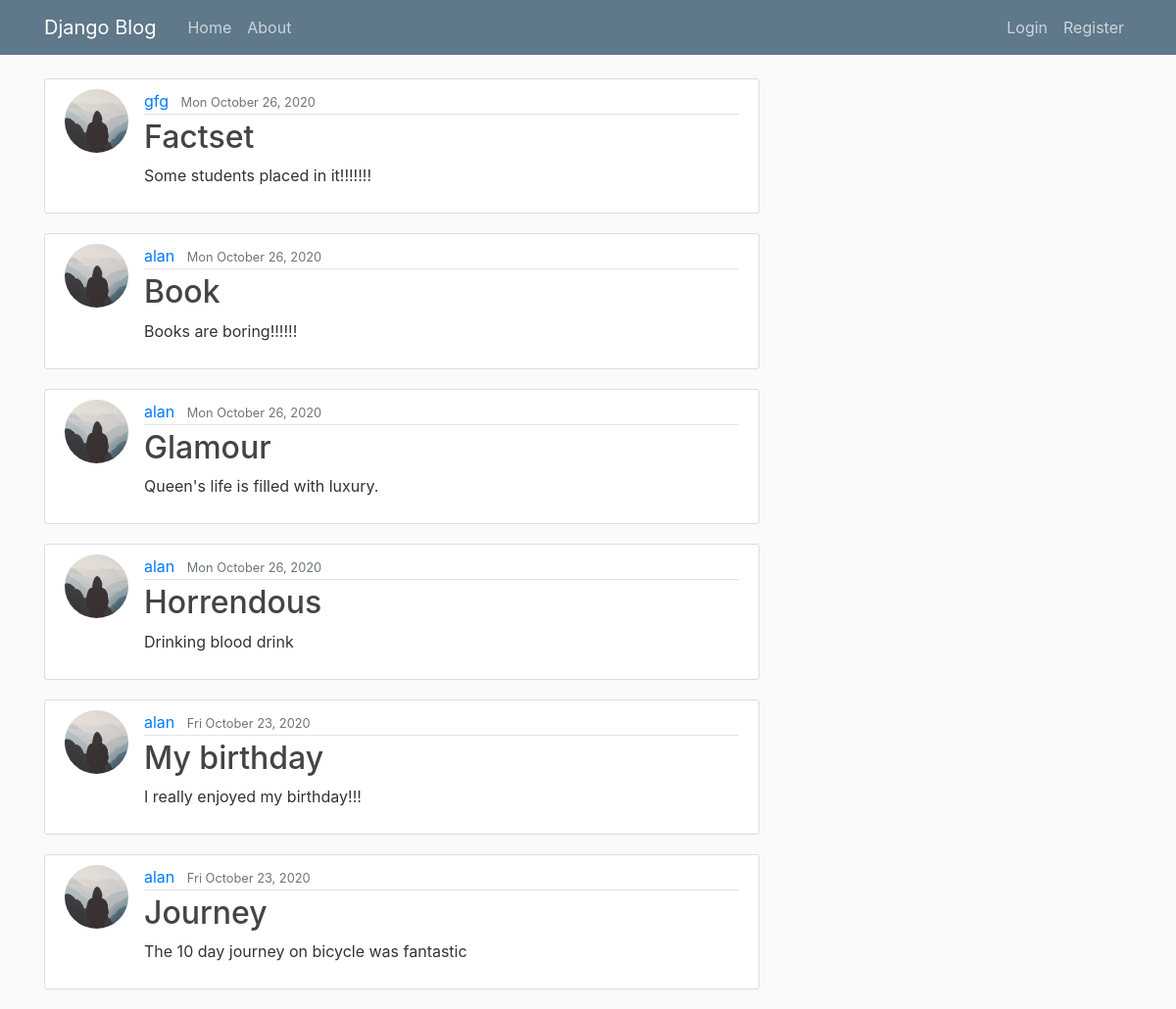
Screenshot of /blog/ with the database file from the repository.
### blog/models.py (models this page shows, shortened)
class Post(models.Model):
	title = models.CharField(max_length = 100)
	content = models.TextField()
	date_posted = models.DateTimeField(default = timezone.now)
	author = models.ForeignKey(User,on_delete = models.CASCADE)

### users/models.py (models this page shows, shortened)
class Profile(models.Model):
	user = models.OneToOneField(User, on_delete = models.CASCADE)
	image = models.ImageField(default = 'default.jpg',upload_to = 'profile_pics')

### blog/views.py (the view)
# urls.py: path('',PostListView.as_view(), name = 'blog-home'),
class PostListView(ListView):
    model = Post
    template_name = 'blog/home.html'
    context_object_name = 'post_list'
    ordering = ['-date_posted']

### blog/templates/blog/home.html
	{% extends "blog/base.html" %}
{% block content %}
	{% for ps in post_list %}
<article class="media content-section">
  <img class = "rounded-circle article-img" src = "{{ ps.author.profile.image.url }}">
  <div class="media-body">
    <div class="article-metadata">
      <a class="mr-2" href="#">{{ ps.author }}</a>
      <small class="text-muted">{{ ps.date_posted | date:"D F d, Y" }}</small>
    </div>
    <h2><a class="article-title" href="{% url 'post-detail' ps.id %}">{{ ps.title }}</a></h2>
    <p class="article-content">{{ ps.content }}</p>
  </div>
</article>
	{% endfor %}
{% endblock content %}

### blog/templates/blog/base.html (shortened to what this page needs)
{% load static %}
<!DOCTYPE html>
<html>
<head>
    <link rel="stylesheet" href="https://maxcdn.bootstrapcdn.com/bootstrap/4.0.0/css/bootstrap.min.css">
    <link rel = "stylesheet" type = "text/css" href = "{%static 'blog/main.css' %}">
</head>
<body>
<header class="site-header">
  <nav class="navbar navbar-expand-md navbar-dark bg-steel fixed-top">
    <div class="container">
      <a class="navbar-brand mr-4" href="{% url 'blog-home' %}">Django Blog</a>
      <div class="collapse navbar-collapse" id="navbarToggle">
        <div class="navbar-nav mr-auto">
          <a class="nav-item nav-link" href="{% url 'blog-home' %}">Home</a>
          <a class="nav-item nav-link" href="{% url 'blog-about' %}">About</a>
        </div>
        <div class="navbar-nav">
          {% if user.is_authenticated %}
           <a class = "nav-item nav-link" href = "{% url 'post-create' %}"> New Post </a>
          <a class = "nav-item nav-link" href = "{% url 'profile' %}"> Profile </a>
          <a class = "nav-item nav-link" href = "{% url 'logout' %}"> Logout </a>
          {% else %}
          <a class="nav-item nav-link" href="{% url 'login' %}">Login</a>
          <a class="nav-item nav-link" href="{% url 'register' %}">Register</a>
          {% endif %}
        </div>
      </div>
    </div>
  </nav>
</header>
<main role="main" class="container">
  <div class="row">
    <div class="col-md-8">
      {% block content %}{% endblock %}
    </div>
  </div>
</main>
</body>
</html>

### blog/static/blog/main.css (style rules this page uses)
body { background: #fafafa; color: #333333; margin-top: 5rem; }
h1, h2, h3, h4, h5, h6 { color: #444444; }
.bg-steel { background-color: #5f788a; }
.site-header .navbar-nav .nav-link { color: #cbd5db; }
.content-section { background: #ffffff; padding: 10px 20px; border: 1px solid #dddddd; border-radius: 3px; margin-bottom: 20px; }
.article-title { color: #444444; }
.article-content { white-space: pre-line; }
.article-img { height: 65px; width: 65px; margin-right: 16px; }
.article-metadata { padding-bottom: 1px; margin-bottom: 4px; border-bottom: 1px solid #e3e3e3 }

### rows the page displays
Post: author.profile.image (placeholder picture), author "gfg", date_posted "Mon October 26, 2020", title "Factset", content "Some students placed in it!!!!!!!"
Post: author.profile.image (placeholder picture), author "alan", date_posted "Mon October 26, 2020", title "Book", content "Books are boring!!!!!!"
Post: author.profile.image (placeholder picture), author "alan", date_posted "Mon October 26, 2020", title "Glamour", content "Queen's life is filled with luxury."
Post: author.profile.image (placeholder picture), author "alan", date_posted "Mon October 26, 2020", title "Horrendous", content "Drinking blood drink"
Post: author.profile.image (placeholder picture), author "alan", date_posted "Fri October 23, 2020", title "My birthday", content "I really enjoyed my birthday!!!"
Post: author.profile.image (placeholder picture), author "alan", date_posted "Fri October 23, 2020", title "Journey", content "The 10 day journey on bicycle was fantastic"
